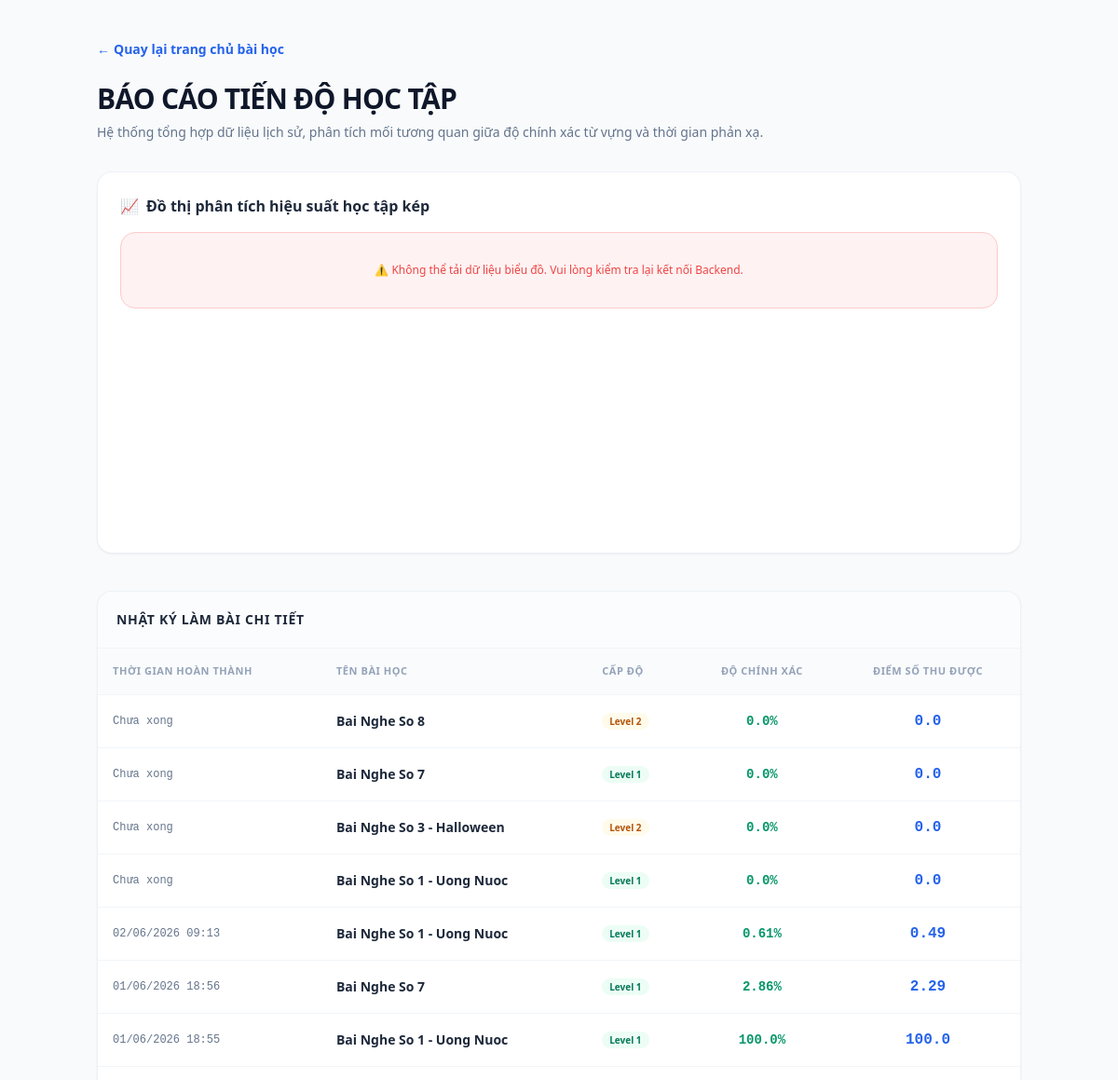
Before: /history (upper part) with the older database file.
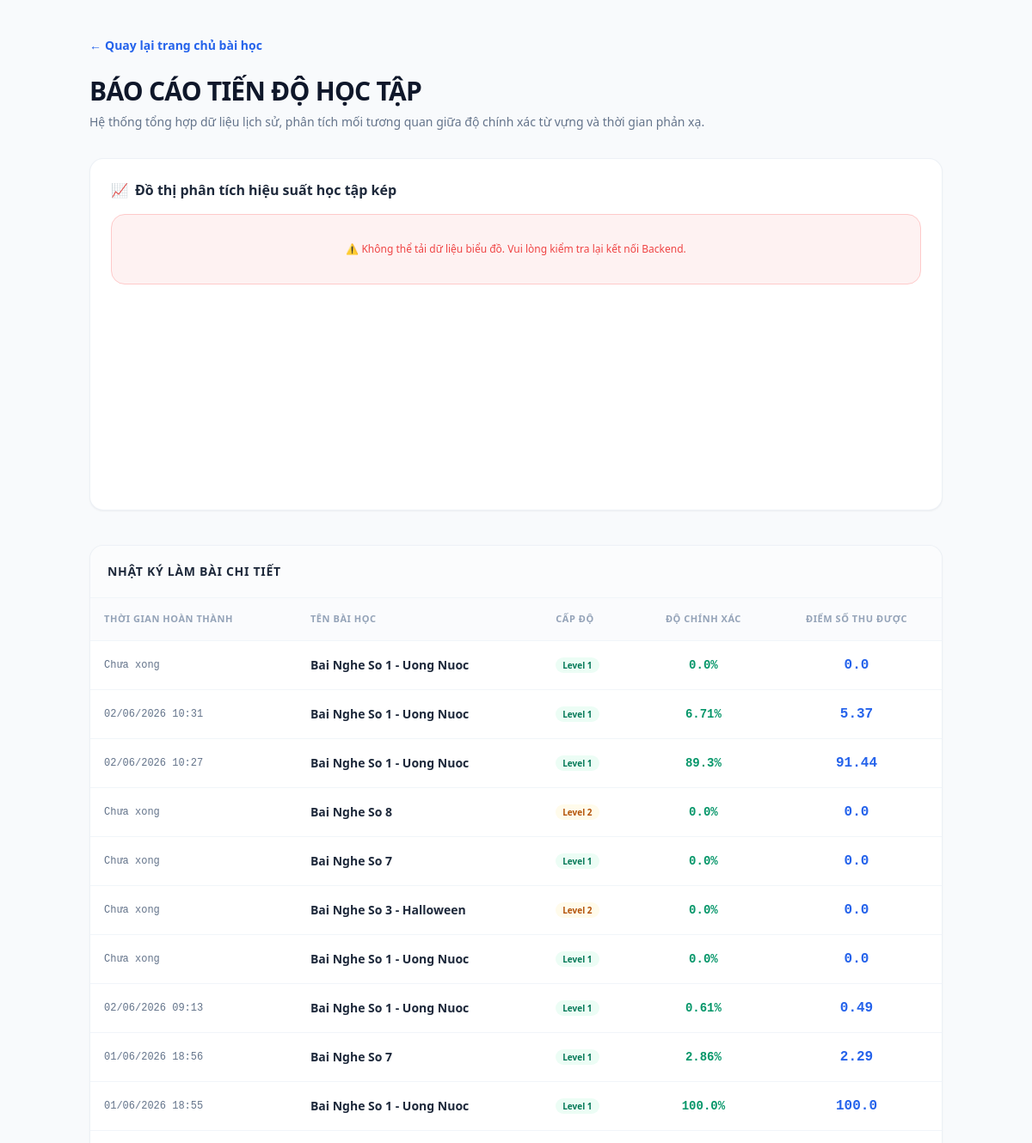
After: the same page with the newer database file.
### models/models.py (models this page shows)
class Attempt(db.Model):
    __tablename__ = "attempts"
    id = db.Column(db.Integer, primary_key=True)
    user_id = db.Column(db.Integer, db.ForeignKey("users.id"), nullable=True)
    lesson_id = db.Column(db.Integer, db.ForeignKey("audio_lessons.id"), nullable=False)
    score = db.Column(db.Float, nullable=False, default=0)
    accuracy = db.Column(db.Float, nullable=False, default=0)
    duration = db.Column(db.Integer, nullable=False, default=0)
    created_at = db.Column(db.DateTime, default=datetime.utcnow)
    finished_at = db.Column(db.DateTime)

class AudioLesson(db.Model):
    __tablename__ = "audio_lessons"
    id = db.Column(db.Integer, primary_key=True)
    title = db.Column(db.String(200), nullable=False)
    transcript = db.Column(db.Text, nullable=False)
    level = db.Column(db.Integer, nullable=False)
    attempts = db.relationship("Attempt", backref="lesson", lazy=True)
    segments = db.relationship(
        "Segment",
        backref="lesson",
        lazy=True,
        cascade="all, delete-orphan",
        order_by="Segment.position",
    )
    @property
    def level_label(self):
        return f"Level {self.level}"

### app.py (the view)
@app.route("/history")
def history():
    attempts = Attempt.query.order_by(Attempt.created_at.desc()).all()
    return render_template("history.html", attempts=attempts)

### templates/history.html (shortened to what this page needs)
<!DOCTYPE html>
<html lang="vi">
<head>
    <script src="https://cdn.tailwindcss.com"></script>
    <link rel="stylesheet" href="{{ url_for('static', filename='css/style.css') }}">
</head>
<body class="bg-slate-50 text-slate-800 font-sans">
    <div class="max-w-5xl mx-auto px-4 py-10">
        <div class="mb-6">
            <a href="/" class="inline-flex items-center text-sm font-semibold text-blue-600 hover:text-blue-800 transition">
                <span class="mr-1">←</span> Quay lại trang chủ bài học
            </a>
        </div>
        <h1 class="text-3xl font-black text-slate-900 tracking-tight mb-2">BÁO CÁO TIẾN ĐỘ HỌC TẬP</h1>
        <p class="text-sm text-slate-500 mb-8">Hệ thống tổng hợp dữ liệu lịch sử, phân tích mối tương quan giữa độ chính xác từ vựng và thời gian phản xạ.</p>
        <div class="bg-white p-5 md:p-6 rounded-2xl shadow-sm border border-slate-200/60 mb-10">
            <h3 class="font-bold text-slate-800 mb-4 flex items-center space-x-2 text-base">
                <span>📈</span>
                <span>Đồ thị phân tích hiệu suất học tập kép</span>
            </h3>
            <div class="relative h-80 w-full">
            </div>
        </div>
        <div class="bg-white rounded-2xl shadow-sm border border-slate-200/60 overflow-hidden">
            <div class="p-5 border-b border-slate-100 bg-slate-50/50">
                <h3 class="font-bold text-slate-800 text-sm uppercase tracking-wider text-slate-500">Nhật ký làm bài chi tiết</h3>
            </div>
            <div class="overflow-x-auto">
                <table class="w-full text-left border-collapse">
                    <thead>
                        <tr class="bg-slate-50/70 text-slate-400 text-[11px] font-black tracking-wider uppercase border-b border-slate-100">
                            <th class="p-4">Thời gian hoàn thành</th>
                            <th class="p-4">Tên bài học</th>
                            <th class="p-4">Cấp độ</th>
                            <th class="p-4 text-center">Độ chính xác</th>
                            <th class="p-4 text-center">Điểm số thu được</th>
                        </tr>
                    </thead>
                    <tbody class="divide-y divide-slate-100 text-sm">
                        {% for att in attempts %}
                        <tr class="hover:bg-slate-50/80 transition-all">
                            <td class="p-4 font-mono text-xs text-slate-500">{{ att.finished_at.strftime('%d/%m/%Y %H:%M') if att.finished_at else 'Chưa xong' }}</td>
                            <td class="p-4 font-bold text-slate-800">{{ att.lesson.title }}</td>
                            <td class="p-4">
                                <span class="text-[10px] font-bold px-2 py-0.5 rounded-full
                                    {% if att.lesson.level == 1 %} bg-emerald-50 text-emerald-700
                                    {% elif att.lesson.level == 2 %} bg-amber-50 text-amber-700
                                    {% else %} bg-rose-50 text-rose-700 {% endif %}">
                                    {{ att.lesson.level_label }}
                                </span>
                            </td>
                            <td class="p-4 text-center text-emerald-600 font-bold font-mono">{{ att.accuracy }}%</td>
                            <td class="p-4 text-center text-blue-600 font-black font-mono text-base">{{ att.score }}</td>
                        </tr>
                        {% else %}
                        <tr>
                            <td colspan="5" class="p-10 text-center text-slate-400 bg-slate-50/50 italic text-sm">
                                Bạn chưa thực hiện lượt làm bài nào. Hãy chọn một bài nghe ở trang chủ để bắt đầu!
                            </td>
                        </tr>
                        {% endfor %}
                    </tbody>
                </table>
            </div>
        </div>
    </div>
</body>
</html>

Changed rows visible on the page:
added Attempt: finished_at "Chưa xong", lesson "Bai Nghe So 1 - Uong Nuoc", lesson.level_label "Level 1", accuracy "0.0", score "0.0"
added Attempt: finished_at "02/06/2026 10:31", lesson "Bai Nghe So 1 - Uong Nuoc", lesson.level_label "Level 1", accuracy "6.71", score "5.37"
added Attempt: finished_at "02/06/2026 10:27", lesson "Bai Nghe So 1 - Uong Nuoc", lesson.level_label "Level 1", accuracy "89.3", score "91.44"
